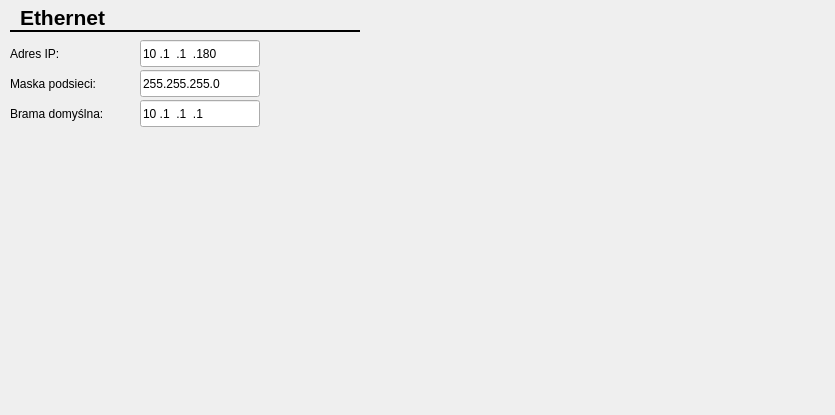
<?xml version="1.0" encoding="UTF-8"?>
<ui version="4.0">
 <class>CEthrtnetCfgForm</class>
 <widget class="QWidget" name="CEthrtnetCfgForm">
  <property name="geometry">
   <rect>
    <x>0</x>
    <y>0</y>
    <width>835</width>
    <height>415</height>
   </rect>
  </property>
  <property name="windowTitle">
   <string>Form</string>
  </property>
  <widget class="QLabel" name="label_13">
   <property name="geometry">
    <rect>
     <x>20</x>
     <y>5</y>
     <width>220</width>
     <height>25</height>
    </rect>
   </property>
   <property name="font">
    <font>
     <pointsize>16</pointsize>
     <weight>75</weight>
     <bold>true</bold>
     <underline>false</underline>
    </font>
   </property>
   <property name="text">
    <string>Ethernet</string>
   </property>
   <property name="textFormat">
    <enum>Qt::AutoText</enum>
   </property>
  </widget>
  <widget class="Line" name="line">
   <property name="geometry">
    <rect>
     <x>10</x>
     <y>30</y>
     <width>350</width>
     <height>3</height>
    </rect>
   </property>
   <property name="frameShadow">
    <enum>QFrame::Plain</enum>
   </property>
   <property name="lineWidth">
    <number>2</number>
   </property>
   <property name="orientation">
    <enum>Qt::Horizontal</enum>
   </property>
  </widget>
  <widget class="QLabel" name="label_77">
   <property name="geometry">
    <rect>
     <x>10</x>
     <y>45</y>
     <width>60</width>
     <height>17</height>
    </rect>
   </property>
   <property name="text">
    <string>Adres IP:</string>
   </property>
  </widget>
  <widget class="QLabel" name="label_79">
   <property name="geometry">
    <rect>
     <x>10</x>
     <y>105</y>
     <width>120</width>
     <height>17</height>
    </rect>
   </property>
   <property name="text">
    <string>Brama domyślna:</string>
   </property>
  </widget>
  <widget class="QLineEdit" name="ipAddrEdit">
   <property name="geometry">
    <rect>
     <x>140</x>
     <y>40</y>
     <width>120</width>
     <height>27</height>
    </rect>
   </property>
   <property name="inputMask">
    <string>000.000.000.000</string>
   </property>
   <property name="text">
    <string>10.1.1.180</string>
   </property>
  </widget>
  <widget class="QLineEdit" name="gatewayEdit">
   <property name="geometry">
    <rect>
     <x>140</x>
     <y>100</y>
     <width>120</width>
     <height>27</height>
    </rect>
   </property>
   <property name="inputMask">
    <string>000.000.000.000</string>
   </property>
   <property name="text">
    <string>10.1.1.1</string>
   </property>
  </widget>
  <widget class="QLineEdit" name="maskEdit">
   <property name="geometry">
    <rect>
     <x>140</x>
     <y>70</y>
     <width>120</width>
     <height>27</height>
    </rect>
   </property>
   <property name="inputMask">
    <string>000.000.000.000</string>
   </property>
   <property name="text">
    <string>255.255.255.0</string>
   </property>
  </widget>
  <widget class="QLabel" name="label_78">
   <property name="geometry">
    <rect>
     <x>10</x>
     <y>75</y>
     <width>110</width>
     <height>17</height>
    </rect>
   </property>
   <property name="text">
    <string>Maska podsieci:</string>
   </property>
  </widget>
 </widget>
 <resources/>
 <connections/>
</ui>
